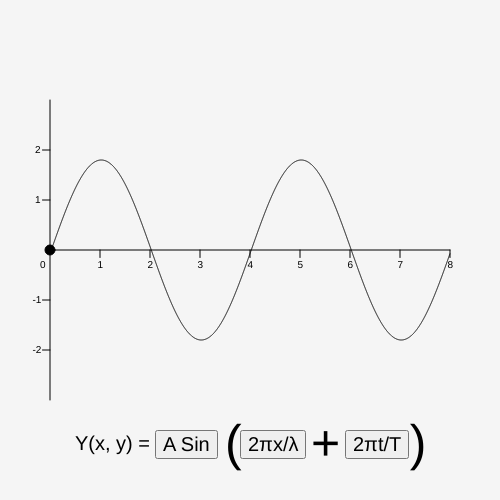
Frame 1 (no input)
Frame 60 (no input): identical to frame 1, image omitted
Frame 120 (the mouse pressed at the canvas centre since frame 60): identical to frame 1, image omitted

The p5.js sketch that drew this single still picture (run headless with seeded random() and noise() and a simulated clock; from frame 60 on, the mouse is pressed at the canvas centre):

// p5.js sketch
// ── sketch.js
const widthHeight = 500;
let xspacing;
let w;
let amplitude;
let period;
let dx;
let yvalues;
let dragPoint = false;
let pointX;
let pointY;
let radius;
let lineLength;
let waveSpeed = 2;
let timeWave = 0;
let btn = {
  b1: false,
  b2: false,
  b3: false
}
let waveMotion;
let xMove;
let dashedline;
let angleArc

function setup() {
  createCanvas(widthHeight, widthHeight);
  xspacing = 0.1;
  period = width * 0.4;
  w = width * 0.8;
  amplitude = height * 0.18;
  pointY = height * 0.5;
  radius = width * 0.2;
  dx = (TWO_PI / period) * xspacing;
  yvalues = new Array(floor((w / xspacing) + 1));
  xDistance = dist(width * 0.1, height * 0.5, pointX, height * 0.5) / 50;
  xMove = width * 0.1
  waveMotion = 0
  dashedline = height * 0.5
  angleArc = 0

  button = createButton('A Sin');
  button.position(width * 0.31, height * 0.86);
  button.style('font-size', `${width * 0.04}px`);
  button.elt.classList.add('btn1')
  button.mousePressed(() => {
    if (btn.b3 && !btn.b1) {
      button.style('background', "black");
      button.style('color', "white");
      button.attribute('disabled', 'true');
      btn.b1 = true
    }
  });


  button2 = createButton('2πx/λ');
  button2.position(width * 0.48, height * 0.86);
  button2.style('font-size', `${width * 0.04}px`);
  button2.elt.classList.add('btn2');
  button2.mousePressed(() => {
    pointX = width * 0.65
    button2.style('background', "black");
    button2.style('color', "white");
    button2.attribute('disabled', 'true');
    btn.b2 = true
  });

  button3 = createButton('2πt/T');
  button3.position(width * 0.69, height * 0.86);
  button3.style('font-size', `${width * 0.04}px`);
  button3.elt.classList.add('btn3')
  button3.mousePressed(() => {
    if (btn.b2 && !btn.b3) {
      button3.style('background', "black");
      button3.style('color', "white");
      button3.attribute('disabled', 'true');
      btn.b3 = true
      waveMotion = 3.14;
    }
  });
}

function draw() {
  background(245);
  cartesian();
  calcWave();
  beginShape();
  renderWave();
  endShape();
  pointDrag(pointX, pointY, width * 0.02);
  scaleX(width, height);
  equation(width * 0.15, height * 0.9)
}

function pointDrag(x, y, r) {
  push();
  fill(0, 0, 0);
  if (xMove <= x) {
    xMove += 2;
  }
  circle(xMove, y, r);
  pop();

  if (btn.b2) lineLength = height * 0.5 + yvalues[Math.floor(((xMove) - width * 0.1) / xspacing)];
  line(xMove, y, xMove, lineLength);

  let waveIndex = Math.floor((x - width * 0.1) / xspacing);
  let currentY = height * 0.5 + yvalues[waveIndex];
  let xCenter = width * 0.2
  let arcRotate = (2 * PI) / 2
  let scle = 1

  if (yvalues[waveIndex] <= 0) {
    arcRotate = (2 * PI) / 2;
    scle = 1;
    if (50 <= pointX && pointX <= 150) {
      xCenter = width * 0.2;
    } else if (250 <= pointX && pointX <= 350) {
      xCenter = width * 0.6;
    }
  }

  if (yvalues[waveIndex] > 0) {
    arcRotate = 0
    scle = -1
    if (150 < pointX && pointX <= 250) {
      xCenter = width * 0.4
    } else if (350 <= pointX && pointX <= 450) {
      xCenter = width * 0.8
    }
  }

  if ((yvalues[waveIndex]) === 3.797252216812167e-12) {
    arcRotate = (2 * PI) / 2;
    xCenter = width * 0.6
    scle = -1
  }

  if ((yvalues[waveIndex]) === -9.778882997244264e-11) {
    arcRotate = 0
    xCenter = width * 0.8
    scle = -1
  }

  push()
  fill(0)
  if (btn.b1) circle(xCenter, height * 0.5, r * 0.5)
  pop()

  push();
  setLineDash([5, 5]);
  if (dashedline > currentY && btn.b1) {
    dashedline -= 0.3
  }
  if (btn.b1) line(xCenter, height * 0.5, x, dashedline);
  pop();

  const angle = calculateAngle(width * 0.1, height * 0.5, xCenter, height * 0.5, x, currentY, xCenter, height * 0.5)

  push()
  let startAngle = 0;
  let stopAngle = radians(angle);
  translate(xCenter, height * 0.5);
  rotate(arcRotate)
  scale(scle, 1)

  if (btn.b1 && angleArc < stopAngle) {
    angleArc += 0.008
  }

  if (btn.b1) {
    arc(0, 0, r * 2, r * 2, startAngle, angleArc)
  };
  pop()
}

function setLineDash(list) {
  drawingContext.setLineDash(list);
}

function calculateAngle(l1Startx, l1Starty, l1Endx, l1Endy, l2Startx, l2Starty, l2Endx, l2Endy) {

  let line1Start = createVector(l1Startx, l1Starty);
  let line1End = createVector(l1Endx, l1Endy);
  let line2Start = createVector(l2Startx, l2Starty);
  let line2End = createVector(l2Endx, l2Endy);

  let line1Dir = p5.Vector.sub(line1End, line1Start);
  let line2Dir = p5.Vector.sub(line2End, line2Start);

  let angleBetweenLines = line1Dir.angleBetween(line2Dir);

  angleBetweenLines = degrees(angleBetweenLines);

  if (angleBetweenLines < 0) angleBetweenLines = 180 + abs(angleBetweenLines)
  textSize(width * 0.03)
  return abs(degrees(line1Dir.angleBetween(line2Dir)))
}


function equation(x, y) {
  push();
  textSize(width * 0.04);
  text("Y(x, y) =", x, y);
  pop();


  push()
  textSize(width * 0.1)
  text("(     +     )", x + 150, y + 10)
  pop()
}

function scaleX(x, y) {
  // X axis scale lines 
  line(x * 0.2, y * 0.5, x * 0.2, y * 0.515)
  line(x * 0.3, y * 0.5, x * 0.3, y * 0.515)
  line(x * 0.4, y * 0.5, x * 0.4, y * 0.515)
  line(x * 0.5, y * 0.5, x * 0.5, y * 0.515)
  line(x * 0.6, y * 0.5, x * 0.6, y * 0.515)
  line(x * 0.7, y * 0.5, x * 0.7, y * 0.515)
  line(x * 0.8, y * 0.5, x * 0.8, y * 0.515)
  line(x * 0.9, y * 0.5, x * 0.9, y * 0.515)

  // Y axis scale lines 
  line(x * 0.085, y * 0.4, x * 0.1, y * 0.4)
  line(x * 0.085, y * 0.3, x * 0.1, y * 0.3)
  line(x * 0.085, y * 0.6, x * 0.1, y * 0.6)
  line(x * 0.085, y * 0.7, x * 0.1, y * 0.7)
  textSize(x * 0.02);
  fill(0);

  // X Cordinates values
  text("0", x * 0.08, y * 0.535)
  text("1", x * 0.195, y * 0.535)
  text("2", x * 0.295, y * 0.535)
  text("3", x * 0.395, y * 0.535)
  text("4", x * 0.495, y * 0.535)
  text("5", x * 0.595, y * 0.535)
  text("6", x * 0.695, y * 0.535)
  text("7", x * 0.795, y * 0.535)
  text("8", x * 0.895, y * 0.535)

  // X Cordinates values
  text("2", x * 0.07, y * 0.305)
  text("1", x * 0.07, y * 0.405)
  text("-1", x * 0.065, y * 0.605)
  text("-2", x * 0.065, y * 0.705)
}

function cartesian() {
  strokeWeight(1);
  line(width * 0.1, height * 0.2, width * 0.1, height * 0.8);
  line(width * 0.1, height * 0.5, width * 0.9, height * 0.5);
}

function calcWave() {
  if (timeWave <= waveMotion) {
    timeWave += 0.02
  }
  let x = timeWave * waveSpeed
  for (let i = 0; i < yvalues.length; i++) {
    yvalues[i] = sin(x) * amplitude;
    x -= dx;
  }
}

function renderWave() {
  noFill();
  for (let x = 0; x < yvalues.length; x++) {
    let xCoordinate = x * xspacing + width * 0.1;
    let yCoordinate = height / 2 + yvalues[x];
    curveVertex(xCoordinate, yCoordinate);
  }
}
// ── style.css
html,
body {
  margin: 0;
  padding: 0;
}

canvas {
  display: block;
}

.btn1:hover,
.btn2:hover,
.btn3:hover {
  color: white;
  background-color: black;
}

.btn1,
.btn2,
.btn3 {
  cursor: pointer;
}
